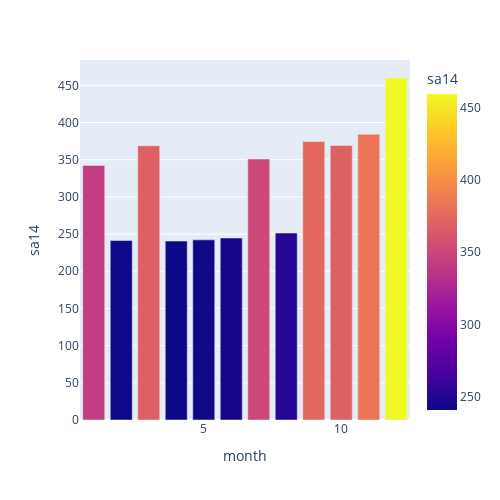

Notebook source saved alongside this figure:
### Code cell
fig = px.bar(df_2014, y='sa14', x='month',color='sa14', barmode='group', height=500,width=500)
fig

### Figure 1 — Plotly figure (JSON) as saved in the notebook; plotly's stock layout.template omitted (floating-point values rounded to 4 significant figures)
{"data": [{"alignmentgroup": "True", "hovertemplate": "month=%{x}<br>sa14=%{marker.color}<extra></extra>", "legendgroup": "", "marker": {"color": [342.3, 241.3, 368.7, 240.6, 242.2, 244.6, 350.8, 251.4, 374.5, 369.2, 384.1, 459.8], "coloraxis": "coloraxis", "pattern": {"shape": ""}}, "name": "", "offsetgroup": "", "orientation": "v", "showlegend": false, "textposition": "auto", "type": "bar", "x": [1, 2, 3, 4, 5, 6, 7, 8, 9, 10, 11, 12], "xaxis": "x", "y": [342.3, 241.3, 368.7, 240.6, 242.2, 244.6, 350.8, 251.4, 374.5, 369.2, 384.1, 459.8], "yaxis": "y"}], "layout": {"barmode": "group", "coloraxis": {"colorbar": {"title": {"text": "sa14"}}, "colorscale": [[0, "#0d0887"], [0.1111, "#46039f"], [0.2222, "#7201a8"], [0.3333, "#9c179e"], [0.4444, "#bd3786"], [0.5556, "#d8576b"], [0.6667, "#ed7953"], [0.7778, "#fb9f3a"], [0.8889, "#fdca26"], [1, "#f0f921"]]}, "height": 500, "legend": {"tracegroupgap": 0}, "margin": {"t": 60}, "width": 500, "xaxis": {"anchor": "y", "domain": [0, 1], "title": {"text": "month"}}, "yaxis": {"anchor": "x", "domain": [0, 1], "title": {"text": "sa14"}}}}
